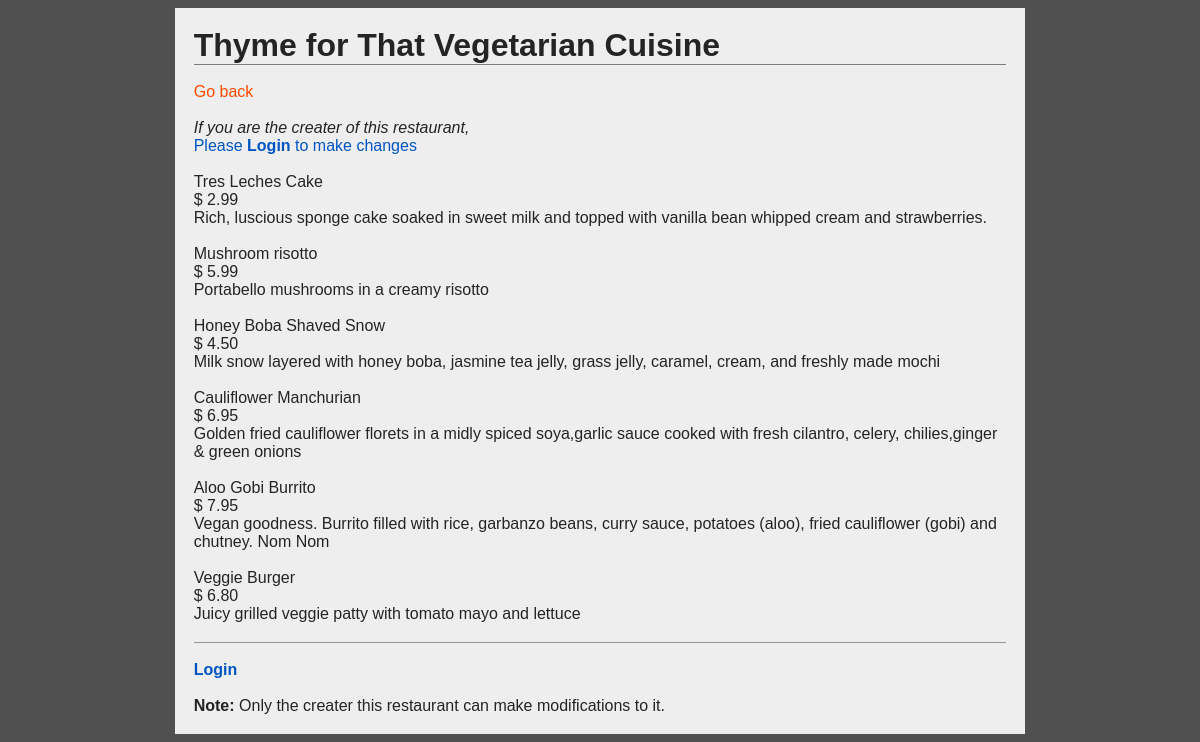
Screenshot of /restaurants/4/ with the database file from the repository.
### database_setup.py (models this page shows, shortened)
class Restaurant(Base):
    __tablename__ = 'restaurant'
    id = Column(Integer, primary_key=True)
    name = Column(String(250), nullable=False)
    creater_id = Column(String(250), ForeignKey('user.id'))
    creater = relationship(User)

class MenuItem(Base):
    __tablename__ = 'menu_item'
    name = Column(String(80), nullable=False)
    id = Column(Integer, primary_key=True)
    description = Column(String(250))
    price = Column(String(8))
    course = Column(String(250))
    time_of_entry = Column(DateTime, default=datetime.datetime.utcnow)
    restaurant_id = Column(Integer, ForeignKey('restaurant.id'))
    restaurant = relationship(Restaurant)
    creater_id = Column(String(80), ForeignKey('user.id'))
    creater = relationship(User)

### flask_app.py (the view)
@app.route(res_path.format(res_id='<int:res_id>'), methods=['GET'])
def resPg(res_id):
    res = db_session.query(Restaurant).filter_by(id=res_id).one()
    if res:
        creater = getUser(res.creater_id)
        if creater:
            items = db_session.query(MenuItem).filter_by(restaurant_id=res.id)
            local_id = 0
            logged_in = False
            if 'username' in session:
                local_id = getLocalID(session['email'])
                logged_in = True
            return render_template(
                    'res.html',
                    res=res,
                    logged_in=logged_in,
                    creater_name=creater.name,
                    user_id=local_id,
                    items=items
                )
    return redirect(url_for('allResPg'))

### flask_app.py (called while the page is built)
@app.context_processor
def override_url_for():
    return dict(url_for=dated_url_for)

def dated_url_for(endpoint, **values):
    if endpoint == 'static':
        filename = values.get('filename', None)
        if filename:
            file_path = os.path.join(app.root_path,
                                     endpoint, filename)
            values['q'] = int(os.stat(file_path).st_mtime)
    return url_for(endpoint, **values)

def getUser(local_id):
    user = db_session.query(User).filter_by(id=local_id).one()
    return user

### templates/res.html (shortened to what this page needs)
<!DOCTYPE html>
  <head>
    <link
      rel=stylesheet
      type=text/css
      href="{{ url_for('static', filename='styles.css') }}">
  </head>
  <body>
    <main>
      <h1>{{res.name}}</h1>
      <br>
      <a href="{{url_for('allResPg')}}">Go back</a>
      <br>
      <br>
      {% if logged_in == False %}
      <p><i>If you are the creater of this restaurant,</i></p>
      <a class="edit-link" href="{{url_for('loginPg')}}">
        Please <b>Login</b> to make changes
      </a>
      <br>
      {% endif %}
      {% for item in items %}
      <br>
      <p>
        {{item.name}}
        <br>
        $ {{item.price}}
        <br>
        {{item.description}}
      </p>
      {% endfor %}
      <footer>
        <br>
        {% if logged_in == True %}
        <a class="edit-link" href="{{url_for('disconnectPg')}}">
          Logout
        </a>
        {% else %}
        <a class="edit-link" href="{{url_for('loginPg')}}">
          <b>Login</b>
        </a>
        {% endif %}
        <br>
        <br>
        <p>
          <b>Note:</b> Only the creater this restaurant can make
            modifications to it.
        </p>
      </footer>
    </main>
  </body>
</html>

### static/styles.css (style rules this page uses)
body { font-family: Calibri, Helvetica, sans-serif; background-color: #505050; display: grid; grid-template-columns: auto minmax(auto, 225mm) auto; }
h1, h3, h5, p, a, div, section, article, nav, footer, textarea { margin: 0; }
h1 { border-bottom: 0.4mm solid rgb(125, 125, 125); color: rgb(36, 36, 36); }
p { color: rgb(36, 36, 36); }
a { text-decoration: none; color: #ff4800; }
main { grid-column: 2/3; background-color: #eeeeee; padding: 5mm; }
.edit-link { color: #0055c4; }
footer { border-top: 0.4mm solid rgb(150, 150, 150); margin-top: 5mm; }

### rows the page displays
Restaurant: name "Thyme for That Vegetarian Cuisine"
MenuItem: name "Tres Leches Cake", price "2.99", description "Rich, luscious sponge cake soaked in sweet milk and topped with vanilla bean whipped cream and strawberries."
MenuItem: name "Mushroom risotto", price "5.99", description "Portabello mushrooms in a creamy risotto"
MenuItem: name "Honey Boba Shaved Snow", price "4.50", description "Milk snow layered with honey boba, jasmine tea jelly, grass jelly, caramel, cream, and freshly made mochi"
MenuItem: name "Cauliflower Manchurian", price "6.95", description "Golden fried cauliflower florets in a midly spiced soya,garlic sauce cooked with fresh cilantro, celery, chilies,ginger & green onions"
MenuItem: name "Aloo Gobi Burrito", price "7.95", description "Vegan goodness. Burrito filled with rice, garbanzo beans, curry sauce, potatoes (aloo), fried cauliflower (gobi) and chutney. Nom Nom"
MenuItem: name "Veggie Burger", price "6.80", description "Juicy grilled veggie patty with tomato mayo and lettuce"
